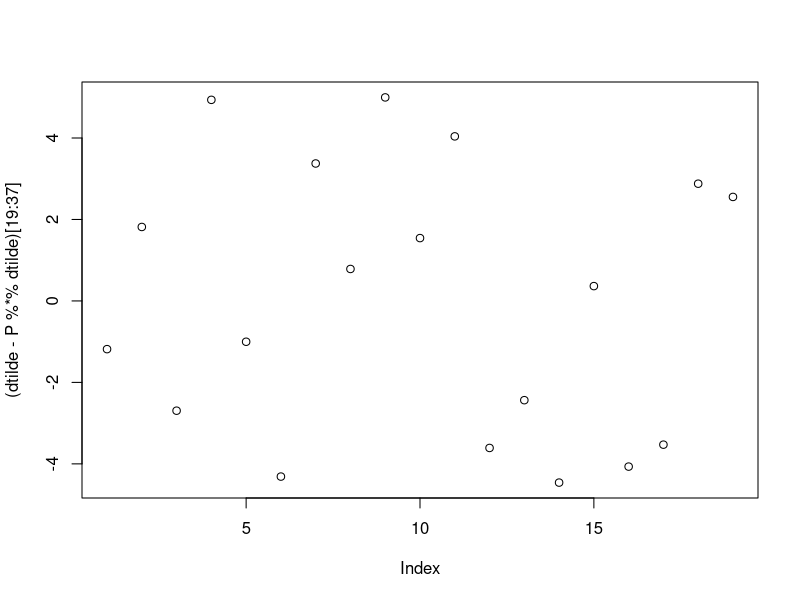
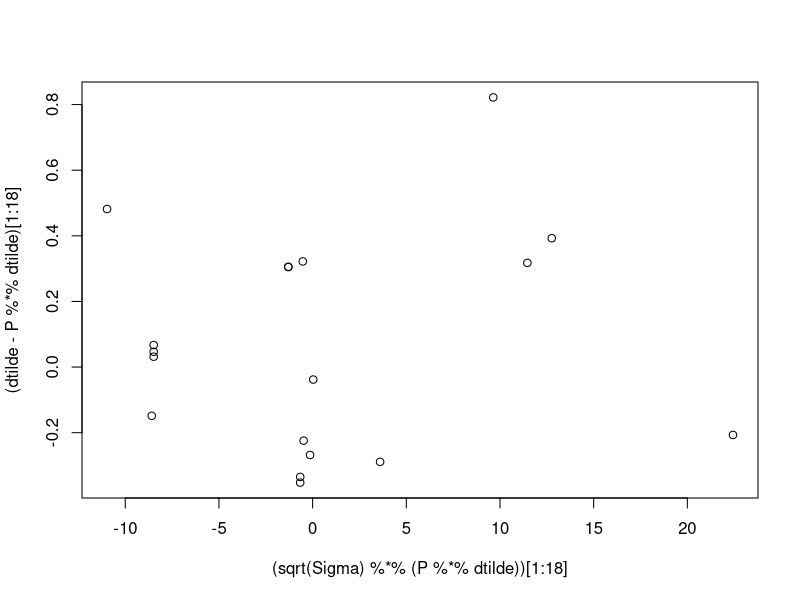

Write R code to recreate these figures, in order.
library("pracma")
Sigma=read.table("Sigmany.txt")
Sigma=as.matrix(Sigma)
#Sigma=Sigma/400^2
#Sigma[11,11]=Sigma[11,11]*400^2
C=read.table("Cny.txt")
C=as.matrix(C)
D=read.table("D.txt")
D=as.matrix(D)
effekt=read.table("effekt.txt")
effekt=as.matrix(effekt)
d=c(effekt/400,400)
invsqrtSigma=solve(sqrt(Sigma))
dtilde=invsqrtSigma%*%d
Dtilde=invsqrtSigma%*%D
DTD=t(Dtilde)%*%Dtilde
Nulm=matrix(rep(0,676),26,26)
A=matrix(c(rbind(DTD,C),rbind(t(C),Nulm)),63,63)
Ainv=solve(A)
Beta=Ainv%*%c(t(Dtilde)%*%dtilde,rep(0,26))
Beta[1:37]#Her er det første estimat for strømstyrker og spændinger i hele netværket:
for(i in 1:50)
{
  d=c(effekt/c(Beta[21:22],Beta[25],Beta[27],Beta[29],Beta[31],Beta[33],Beta[35:37]),400)
  dtilde=invsqrtSigma%*%d
  Beta=Ainv%*%c(t(Dtilde)%*%dtilde,rep(0,26))
}
Beta[1:37]#Her har vi divideret med de estimerede spændinger for at finde strømstyrken. (Istedet for bare at dividere dem alle med 400.) Vi itererer til konvergens.
konf=matrix(rep(0,74),37,2)
for(i in 1:37)
{
  konf[i,1]=Beta[i]-1.959963984540*sqrt(Ainv[i,i])
  konf[i,2]=Beta[i]+1.959963984540*sqrt(Ainv[i,i])
}
konf#Konfidensintervaller for spændingerne:
z=c()
T=360
for(i in 19:37)
{
  z=c(z,(Beta[i]-T)/sqrt(Ainv[i,i])) #Wald's test
}
z
pnorm(z)# p-værdier udregnes. De giver alle tal større end 0.05, så vi kan for hver knude sige med 95% sikkerhed, at den knude ikke har en spænding under 360V.
# simdata=rnorm(37,mean=Beta[1:37],sd=sqrt(Beta[1:37]^2)*0.01)
# Sigma=diag((simdata*0.01)^2)
# D=diag(rep(1,37))
# invsqrtSigma=solve(sqrt(Sigma))
# dtilde=invsqrtSigma%*%simdata
# Dtilde=invsqrtSigma%*%D
# DTD=t(Dtilde)%*%Dtilde
# Nulm=matrix(rep(0,676),26,26)
# A=matrix(c(rbind(DTD,C),rbind(t(C),Nulm)),63,63)
# Ainv=solve(A)
# Beta=Ainv%*%c(t(Dtilde)%*%dtilde,rep(0,26))
# Beta[1:37]
# P=Dtilde%*%Ainv[1:37,1:37]%*%t(Dtilde)
# plot((dtilde-P%*%dtilde)[19:37])#Residualplot i forhold til indeks
# plot((sqrt(Sigma)%*%(P%*%dtilde))[1:18],(dtilde-P%*%dtilde)[1:18])#residualplot ift fittede værdier
# P%*%dtilde
# P%*%simdata
# P
# (dtilde-P%*%dtilde)#residualer på den ene måde
# dtilde-Dtilde%*%Beta[1:37]#residualer på den anden måde
# Beta[1:18]
# (sqrt(Sigma)%*%(P%*%dtilde))[1:18]
# lev=c()
# for(i in 1:37)
# {
#   lev=c(lev,P[i,i])
# }
# remove=match(min(lev),lev)
simdata=rnorm(37,mean=Beta[1:37],sd=sqrt(Beta[1:37]^2)*0.01)
Sigma=diag(37)#diag((Beta[1:37]*0.01)^2)
D=diag(rep(1,37))
invsqrtSigma=solve(sqrt(Sigma))
dtilde=invsqrtSigma%*%simdata
Dtilde=invsqrtSigma%*%D
DTD=t(Dtilde)%*%Dtilde
Nulm=matrix(rep(0,676),26,26)
A=matrix(c(rbind(DTD,C),rbind(t(C),Nulm)),63,63)
Ainv=solve(A)
Beta=Ainv%*%c(t(Dtilde)%*%dtilde,rep(0,26))
Beta[1:37]
P=Dtilde%*%Ainv[1:37,1:37]%*%t(Dtilde)
plot((dtilde-P%*%dtilde)[19:37])#Residualplot i forhold til indeks
plot((sqrt(Sigma)%*%(P%*%dtilde))[1:18],(dtilde-P%*%dtilde)[1:18])#residualplot ift fittede værdier
P%*%dtilde
P%*%simdata
P
(dtilde-P%*%dtilde)#residualer på den ene måde
dtilde-Dtilde%*%Beta[1:37]#residualer på den anden måde
Beta[1:18]
(sqrt(Sigma)%*%(P%*%dtilde))[1:18]
lev=c()
for(i in 1:37)
{
  lev=c(lev,P[i,i])
}
d=simdata
for(i in 1:37)
{
  if(min(lev)<0.9999999999)
  {
    remove=match(min(lev),lev)
    Sigma=Sigma[-remove,-remove]
    D=D[-remove,]
    d=d[-remove]
    invsqrtSigma=solve(sqrt(Sigma))
    Dtilde=invsqrtSigma%*%D
    DTD=t(Dtilde)%*%Dtilde
    A=matrix(c(rbind(DTD,C),rbind(t(C),Nulm)),63,63)
    Ainv=solve(A)
    P=Dtilde%*%Ainv[1:37,1:37]%*%t(Dtilde)
    lev=c()
    for(j in 1:length(d))
    {
      lev=c(lev,P[j,j])
    }
  }
}
D
# c(Beta[2:3],Beta[6],Beta[8],Beta[10],Beta[12],Beta[14],Beta[16:19])
# d=rnorm(11,mean=c(Beta[2:3],Beta[6],Beta[8],Beta[10],Beta[12],Beta[14],Beta[16:19]),sd=sqrt((c(Beta[2:3],Beta[6],Beta[8],Beta[10],Beta[12],Beta[14],Beta[16:19])*0.01)^2))
# Sigma=diag((d*0.01)^2)
# invsqrtSigma=solve(sqrt(Sigma))
# dtilde=invsqrtSigma%*%d
# Dtilde=invsqrtSigma%*%D
# DTD=t(Dtilde)%*%Dtilde
# Nulm=matrix(rep(0,676),26,26)
# A=matrix(c(rbind(DTD,C),rbind(t(C),Nulm)),63,63)
# Ainv=solve(A)
# Beta=Ainv%*%c(t(Dtilde)%*%dtilde,rep(0,26))
# dtilde-Dtilde%*%Beta[1:37]
# dtilde-Dtilde%*%Ainv[1:37,1:37]%*%t(Dtilde)%*%dtilde
# plot(1:11,dtilde-Dtilde%*%Ainv[1:37,1:37]%*%t(Dtilde)%*%dtilde)
